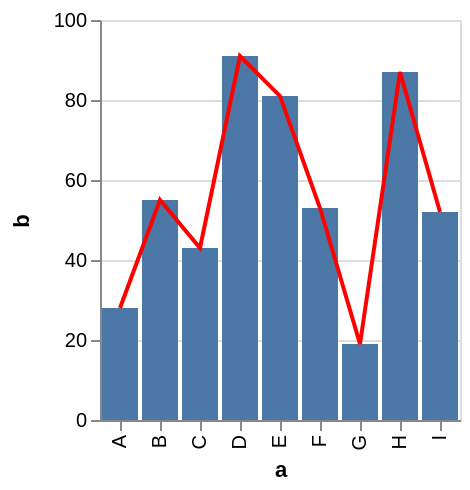

Specify this chart in Vega-Lite:
### Vega specification from a JSON file in a GitHub repository (floating-point values rounded to 4 significant figures)
{"$schema": "https://vega.github.io/schema/vega/v4.json", "autosize": "pad", "padding": 5, "height": 200, "style": "cell", "data": [{"name": "source_0", "values": [{"a": "A", "b": 28}, {"a": "B", "b": 55}, {"a": "C", "b": 43}, {"a": "D", "b": 91}, {"a": "E", "b": 81}, {"a": "F", "b": 53}, {"a": "G", "b": 19}, {"a": "H", "b": 87}, {"a": "I", "b": 52}]}], "signals": [{"name": "x_step", "value": 20}, {"name": "width", "update": "bandspace(domain('x').length, 0.1, 0.05) * x_step"}], "marks": [{"name": "layer_0_marks", "type": "rect", "style": ["bar"], "from": {"data": "source_0"}, "encode": {"update": {"fill": [{"test": "datum[\"b\"] === null || isNaN(datum[\"b\"])", "value": null}, {"value": "#4c78a8"}], "tooltip": {"signal": "{\"a\": ''+datum[\"a\"], \"b\": format(datum[\"b\"], \"\")}"}, "x": {"scale": "x", "field": "a"}, "width": {"scale": "x", "band": true}, "y": {"scale": "y", "field": "b"}, "y2": {"scale": "y", "value": 0}}}}, {"name": "layer_1_marks", "type": "line", "style": ["line"], "sort": {"field": "datum[\"a\"]", "order": "descending"}, "from": {"data": "source_0"}, "encode": {"update": {"stroke": {"value": "red"}, "tooltip": {"signal": "{\"a\": ''+datum[\"a\"], \"b\": format(datum[\"b\"], \"\")}"}, "x": {"scale": "x", "field": "a", "band": 0.5}, "y": {"scale": "y", "field": "b"}, "defined": {"signal": "datum[\"b\"] !== null && !isNaN(datum[\"b\"])"}}}}], "scales": [{"name": "x", "type": "band", "domain": {"data": "source_0", "field": "a", "sort": true}, "range": {"step": {"signal": "x_step"}}, "paddingInner": 0.1, "paddingOuter": 0.05}, {"name": "y", "type": "linear", "domain": {"data": "source_0", "field": "b"}, "range": [{"signal": "height"}, 0], "nice": true, "zero": true}], "axes": [{"scale": "x", "orient": "bottom", "grid": false, "title": "a", "labelAlign": "right", "labelAngle": 270, "labelBaseline": "middle", "labelOverlap": true, "zindex": 1}, {"scale": "y", "orient": "left", "grid": false, "title": "b", "labelOverlap": true, "tickCount": {"signal": "floor(height/40) + 1"}, "zindex": 1}, {"scale": "y", "orient": "left", "gridScale": "x", "grid": true, "tickCount": {"signal": "floor(height/40) + 1"}, "domain": false, "labels": false, "maxExtent": 0, "minExtent": 0, "ticks": false, "zindex": 0}], "config": {"axisY": {"minExtent": 30}}}
